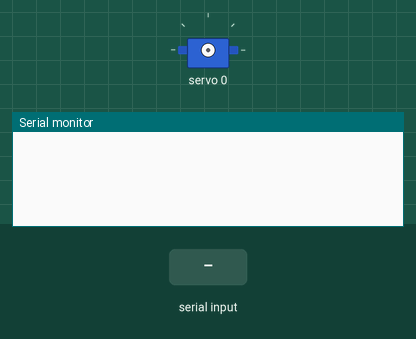
A sketch run on a simulated Arduino Uno, built with avr-gcc and run on an emulated ATmega328P. Shown: servo, the last lines printed to the serial monitor. The test bench sets the inputs (shaded band).

Above: at 1.2 s.
1.3 s: "e\n" received over Serial
At 2.0 s:
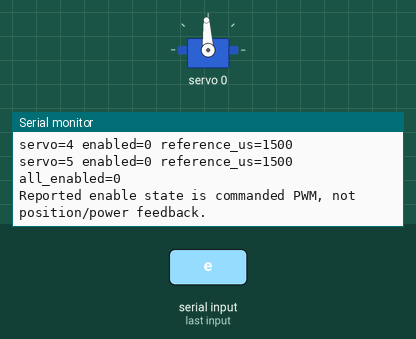
2.8 s: "?\n" received over Serial
4.3 s: "90,45\n" received over Serial
At 5.5 s:
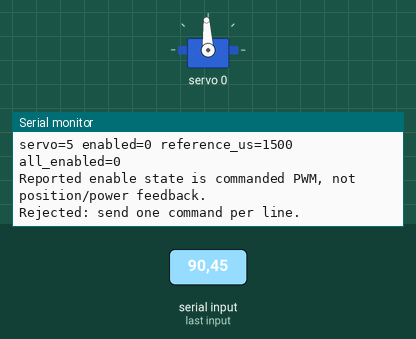
5.8 s: "e\n" received over Serial
At 6.8 s:
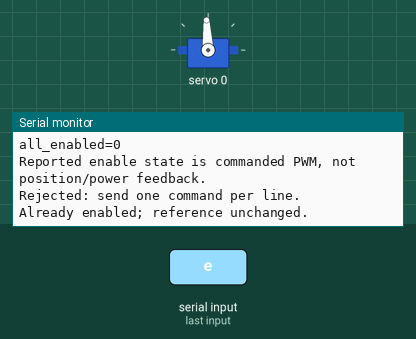
Timing chart, 0 to 8.3 s (numbered marks = the images above; inputs shaded):
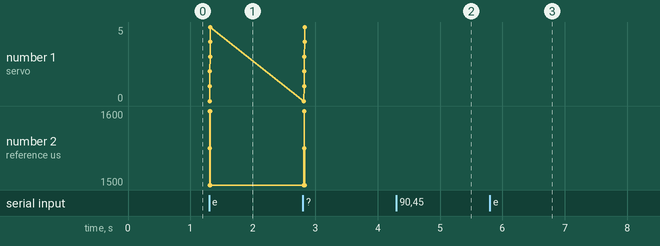

Measured:
- after the input at 1.3 s, the serial monitor: prints a new line at once (image 1)
- after the input at 4.3 s, the serial monitor: prints a new line at once (image 2)
- after the input at 5.8 s, the serial monitor: prints a new line at once (image 3)

The sketch:

08_NEUTRAL_HOLD.ino
```cpp
// Stage 2 foundation: hold recorded horn references, one enabled channel at a time.
// Upload with servo power OFF and all pushrods disconnected. See README.md.
#include <Wire.h>
#include <Adafruit_PWMServoDriver.h>

Adafruit_PWMServoDriver pwm(0x40);
const uint8_t servoCount = 6;
// Visually aligned horn references from 2026-10-31; NOT measured joint angles.
const uint16_t neutralUs[servoCount] = {1500, 1600, 1550, 1600, 1500, 1500};
const uint16_t minimumUs = 1400;
const uint16_t maximumUs = 1650;
bool enabled[servoCount] = {false, false, false, false, false, false};
uint8_t selected = 0;
bool driverReady = false;
bool configurationValid = false;
char command = 0;
bool invalidLine = false;

bool validateReferences() {
  for (uint8_t i = 0; i < servoCount; ++i) {
    if (neutralUs[i] < minimumUs || neutralUs[i] > maximumUs) return false;
  }
  return true;
}

void disableOutputs() {
  if (driverReady) {
    for (uint8_t i = 0; i < 16; ++i) pwm.setPWM(i, 0, 4096);
  }
  for (uint8_t i = 0; i < servoCount; ++i) enabled[i] = false;
}

void status() {
  Serial.print("NEUTRAL HOLD selected="); Serial.print(selected);
  Serial.print(" driver_ready="); Serial.print(driverReady);
  Serial.print(" references_valid="); Serial.println(configurationValid);
  bool allEnabled = true;
  for (uint8_t i = 0; i < servoCount; ++i) {
    Serial.print("servo="); Serial.print(i);
    Serial.print(" enabled="); Serial.print(enabled[i]);
    Serial.print(" reference_us="); Serial.println(neutralUs[i]);
    allEnabled = allEnabled && enabled[i];
  }
  Serial.print("all_enabled="); Serial.println(allEnabled);
  Serial.println("Reported enable state is commanded PWM, not position/power feedback.");
}

void execute(char c) {
  if (c == '?') {
    Serial.println("0..5 select (no movement); e enable selected at saved reference; x ALL PWM off; ? status");
    Serial.println("Neutral holding only. No pair movement or automatic enabling.");
  } else if (c >= '0' && c <= '5') {
    selected = c - '0'; // Previously enabled channels keep holding.
  } else if (c == 'x') {
    disableOutputs(); // Does not remove supply power; support the plate first.
  } else if (c == 'e') {
    if (!driverReady || !configurationValid) {
      Serial.println("BLOCKED: driver unavailable or invalid references."); return;
    }
    if (enabled[selected]) {
      Serial.println("Already enabled; reference unchanged."); return;
    }
    pwm.writeMicroseconds(selected, neutralUs[selected]);
    enabled[selected] = true;
  } else {
    Serial.println("Rejected: neutral holding only; send ? for commands."); return;
  }
  status();
}

void setup() {
  Serial.begin(115200);
  Wire.begin();
  driverReady = pwm.begin();
  disableOutputs();
  if (driverReady) pwm.setPWMFreq(50);
  configurationValid = validateReferences();
}

void loop() {
  // One character per line; reject pasted multi-command lines and overflow.
  uint8_t bytesRead = 0;
  while (Serial.available() && bytesRead < 32) {
    ++bytesRead;
    char c = Serial.read();
    if (c == '\r') continue;
    if (c == '\n') {
      if (invalidLine) Serial.println("Rejected: send one command per line.");
      else if (command) execute(command);
      command = 0;
      invalidLine = false;
    } else if (command) {
      invalidLine = true;
    } else {
      command = c;
    }
  }
}
```
